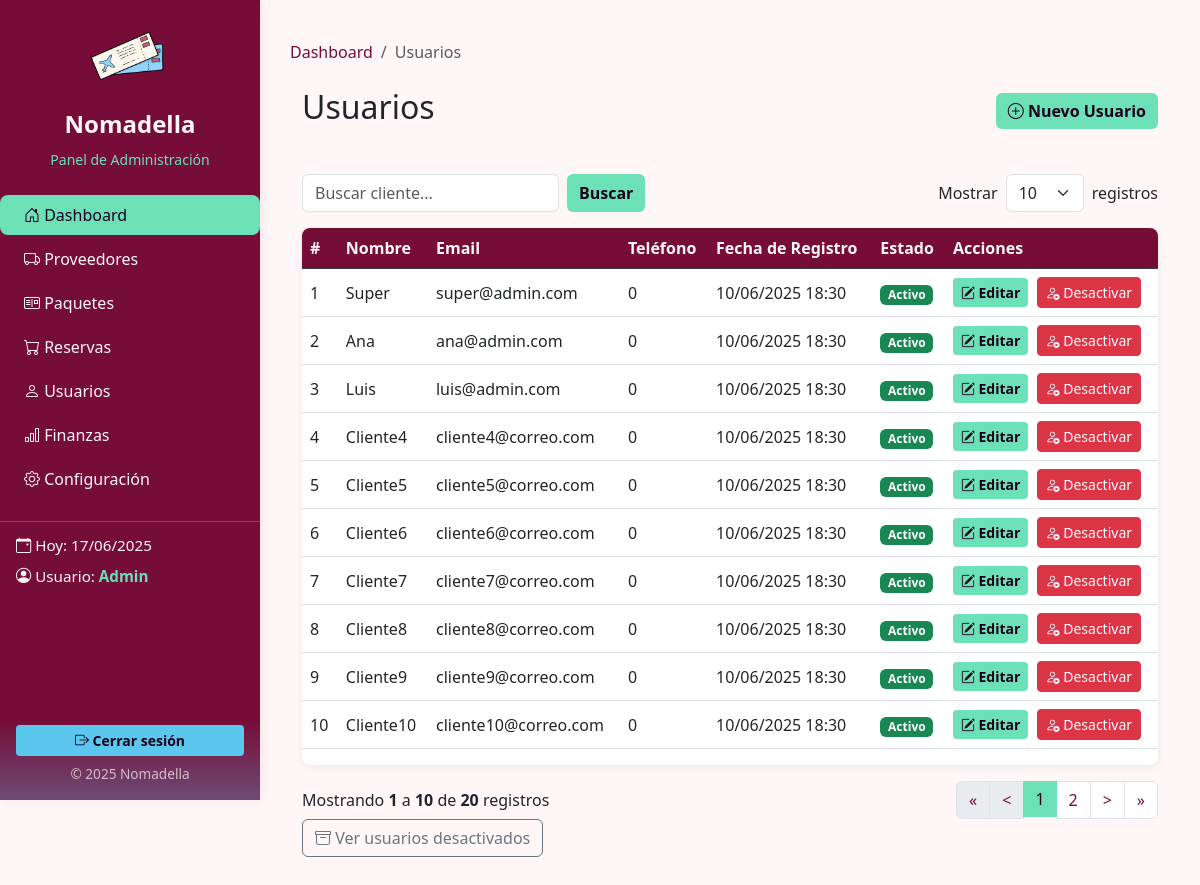
Page /dashboard/clientes.php (signed in) on the earlier database version.
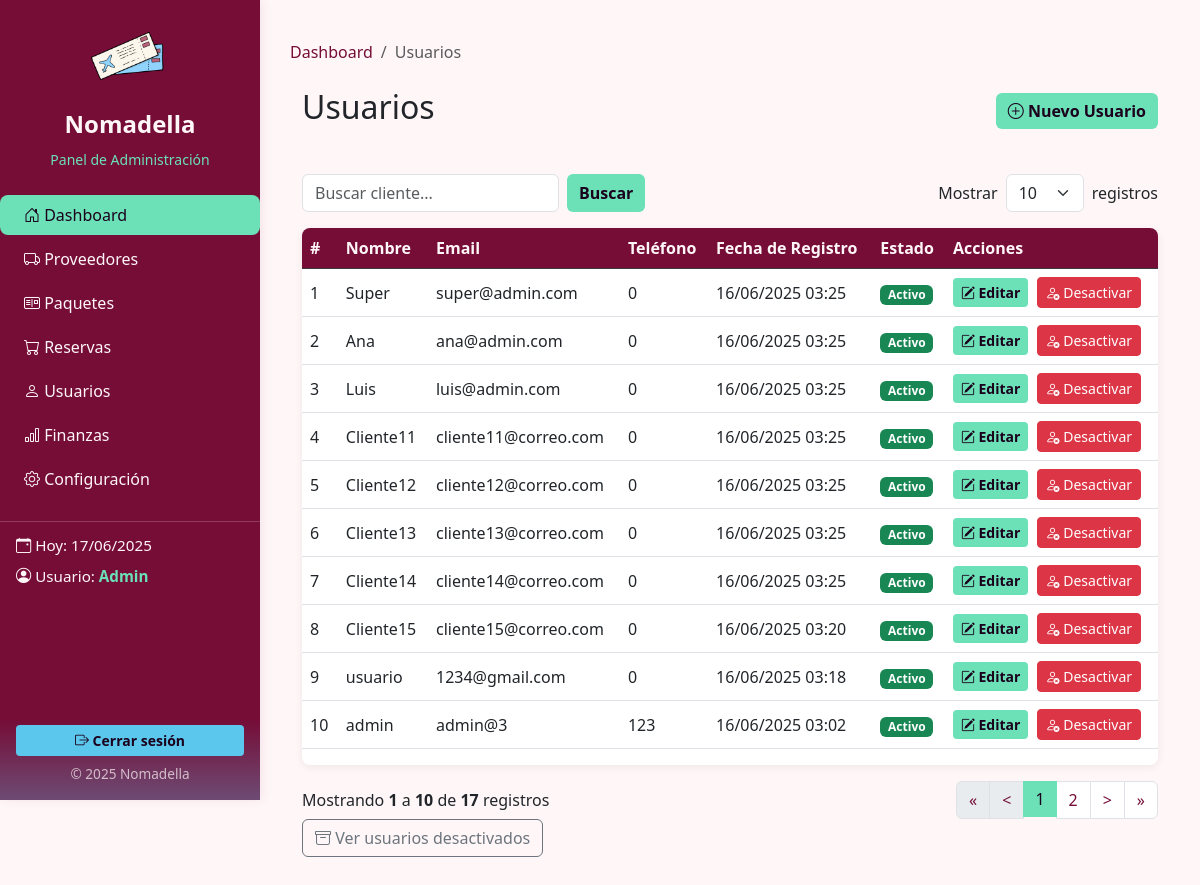
Same page on the later database version.
### tables this page shows
CREATE TABLE `usuarios` (
  `id_usuario` int(11) NOT NULL,
  `nombre` varchar(100) DEFAULT NULL,
  `apellido` varchar(100) DEFAULT NULL,
  `email` varchar(200) DEFAULT NULL,
  `contraseña` varchar(255) DEFAULT NULL,
  `telefono` int(30) NOT NULL,
  `fecha_registro` timestamp NOT NULL DEFAULT current_timestamp() ON UPDATE current_timestamp(),
  `rol` int(11) DEFAULT 4,
  `estado` varchar(20) DEFAULT 'activo'
);

### dashboard/clientes.php (the view, shortened to what the changed rows need)
<?php
$mysqli = new mysqli("localhost", "root", "", "nomadella");
$limit = isset($_GET['limit']) ? intval($_GET['limit']) : 10;
$page = isset($_GET['page']) ? intval($_GET['page']) : 1;
$search = isset($_GET['search']) ? $mysqli->real_escape_string($_GET['search']) : '';
$offset = ($page - 1) * $limit;
$where = "WHERE estado='activo'";
$totalQuery = $mysqli->query("SELECT COUNT(*) as total FROM usuarios $where");
$totalRows = $totalQuery->fetch_assoc()['total'];
$totalPages = ceil($totalRows / $limit);
$sql = "SELECT * FROM usuarios $where ORDER BY fecha_registro DESC LIMIT $limit OFFSET $offset";
$result = $mysqli->query($sql);
?>
<!DOCTYPE html>
<html lang="es">
<head>
    <link rel="stylesheet" href="https://cdn.jsdelivr.net/npm/bootstrap@5.3.2/dist/css/bootstrap.min.css">
    <link href="https://cdn.jsdelivr.net/npm/bootstrap@5.3.0/dist/css/bootstrap.min.css" rel="stylesheet">
    <link href="https://cdn.jsdelivr.net/npm/bootstrap-icons/font/bootstrap-icons.css" rel="stylesheet">
    <link rel="stylesheet" href="/nomadella/css/apartados.css">
</head>
<body>
    <?php include 'sidebar.php'; ?>
    <div class="main-content">
        <div class="container-fluid mt-4">
            <div class="row">
                <div class="col-12">
                    <div class="d-flex justify-content-between align-items-center mb-4">
                        <h2 class="mb-4">Usuarios</h2>
                    </div>
                    <div class="table-responsive">
                        <table class="table table-hover align-middle">
                            <thead class="table-dark">
                                <tr>
                                    <th>#</th>
                                    <th>Nombre</th>
                                    <th>Email</th>
                                    <th>Teléfono</th>
                                    <th>Fecha de Registro</th>
                                    <th>Estado</th>
                                    <th>Acciones</th>
                                </tr>
                            </thead>
                            <tbody id="tabla-clientes">
                                <?php if ($result && $result->num_rows > 0): ?>
                                    <?php foreach ($result as $i => $row): ?>
                                        <tr>
                                            <td><?= $offset + $i + 1 ?></td>
                                            <td><?= htmlspecialchars($row['nombre']) ?></td>
                                            <td><?= htmlspecialchars($row['email']) ?></td>
                                            <td><?= htmlspecialchars($row['telefono']) ?></td>
                                            <td><?= date('d/m/Y H:i', strtotime($row['fecha_registro'])) ?></td>
                                            <td>
                                                <?php if (isset($row['estado']) && $row['estado'] === 'activo'): ?>
                                                    <span class="badge bg-success">Activo</span>
                                                <?php else: ?>
                                                    <span class="badge bg-secondary">Inactivo</span>
                                                <?php endif; ?>
                                            </td>
                                            <td>
                                                <a href="editar_usuario.php?id=<?= $row['id_usuario'] ?>" class="btn btn-sm btn-primary me-1">
                                                    <i class="bi bi-pencil-square"></i> Editar
                                                </a>
                                                <?php if ($row['estado']): ?>
                                                    <button type="button" class="btn btn-sm btn-danger btn-desactivar" data-id="<?= $row['id_usuario'] ?>" data-nombre="<?= htmlspecialchars($row['nombre']) ?>">
                                                        <i class="bi bi-person-x"></i> Desactivar
                                                    </button>
                                                <?php endif; ?>
                                            </td>
                                        </tr>
                                    <?php endforeach; ?>
                                <?php else: ?>
                                    <tr>
                                        <td colspan="7" class="text-center">No se encontraron usuarios.</td>
                                    </tr>
                                <?php endif; ?>
                            </tbody>
                        </table>
                    </div>
                    <div class="d-flex justify-content-between align-items-center mt-3">
                        <div>
                            Mostrando
                            <strong><?= $totalRows ? $offset + 1 : 0 ?></strong>
                            a
                            <strong><?= min($offset + $limit, $totalRows) ?></strong>
                            de
                            <strong><?= $totalRows ?></strong>
                            registros
                        </div>
                        <nav>
                            <ul class="pagination mb-0">
                                <?php
                                $start = max(1, $page - 2);
                                $end = min($totalPages, $page + 2);
                                for ($i = $start; $i <= $end; $i++): ?>
                                    <li class="page-item <?= $i == $page ? 'active' : '' ?>">
                                        <a class="page-link" href="?search=<?= urlencode($search) ?>&limit=<?= $limit ?>&page=<?= $i ?>"><?= $i ?></a>
                                    </li>
                                <?php endfor; ?>
                            </ul>
                        </nav>
                    </div>
                </div>
            </div>
        </div>
    </div>
</body>
</html>

Differences in the rows shown:
no longer on this page (row edited): usuarios: i "4", nombre "Cliente4", email "cliente4@correo.com", telefono "0", fecha_registro "10/06/2025 18:30", estado "Activo"
no longer on this page (row edited): usuarios: i "5", nombre "Cliente5", email "cliente5@correo.com", telefono "0", fecha_registro "10/06/2025 18:30", estado "Activo"
no longer on this page (row edited): usuarios: i "6", nombre "Cliente6", email "cliente6@correo.com", telefono "0", fecha_registro "10/06/2025 18:30", estado "Activo"
no longer on this page (row edited): usuarios: i "7", nombre "Cliente7", email "cliente7@correo.com", telefono "0", fecha_registro "10/06/2025 18:30", estado "Activo"
no longer on this page (row edited): usuarios: i "8", nombre "Cliente8", email "cliente8@correo.com", telefono "0", fecha_registro "10/06/2025 18:30", estado "Activo"
no longer on this page (row edited): usuarios: i "9", nombre "Cliente9", email "cliente9@correo.com", telefono "0", fecha_registro "10/06/2025 18:30", estado "Activo"
no longer on this page (row edited): usuarios: i "10", nombre "Cliente10", email "cliente10@correo.com", telefono "0", fecha_registro "10/06/2025 18:30", estado "Activo"
changed usuarios "Super": fecha_registro "10/06/2025 18:30" → "16/06/2025 03:25"
changed usuarios "Ana": fecha_registro "10/06/2025 18:30" → "16/06/2025 03:25"
changed usuarios "Luis": fecha_registro "10/06/2025 18:30" → "16/06/2025 03:25"
now on this page (row edited): usuarios: i "4", nombre "Cliente11", email "cliente11@correo.com", telefono "0", fecha_registro "16/06/2025 03:25", estado "Activo"
now on this page (row edited): usuarios: i "5", nombre "Cliente12", email "cliente12@correo.com", telefono "0", fecha_registro "16/06/2025 03:25", estado "Activo"
now on this page (row edited): usuarios: i "6", nombre "Cliente13", email "cliente13@correo.com", telefono "0", fecha_registro "16/06/2025 03:25", estado "Activo"
now on this page (row edited): usuarios: i "7", nombre "Cliente14", email "cliente14@correo.com", telefono "0", fecha_registro "16/06/2025 03:25", estado "Activo"
now on this page (row edited): usuarios: i "8", nombre "Cliente15", email "cliente15@correo.com", telefono "0", fecha_registro "16/06/2025 03:20", estado "Activo"
added usuarios: i "9", nombre "usuario", email "1234@gmail.com", telefono "0", fecha_registro "16/06/2025 03:18", estado "Activo"
added usuarios: i "10", nombre "admin", email "admin@3", telefono "123", fecha_registro "16/06/2025 03:02", estado "Activo"
Other differences:
$totalRows: "20" → "17"
